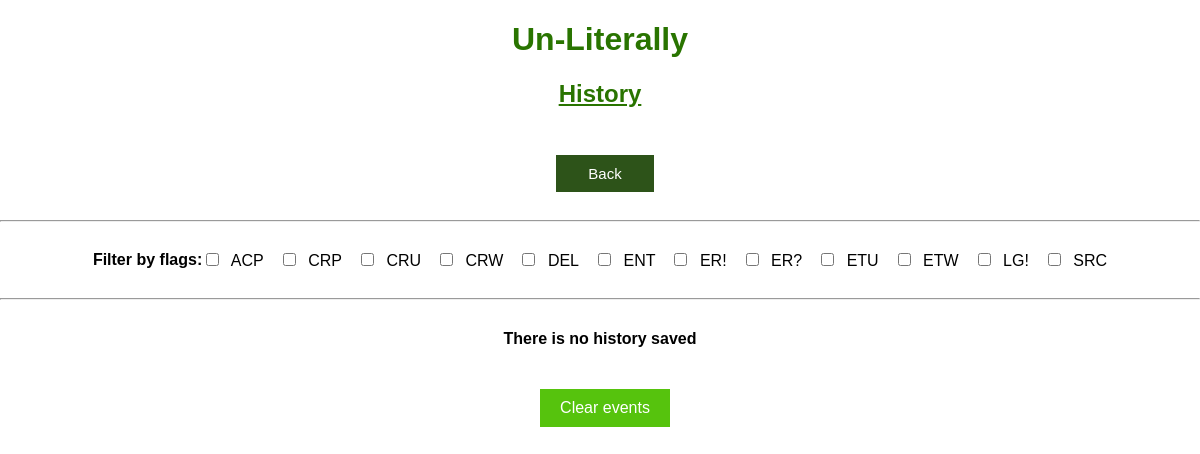
The app's page /history (signed in) with its own data.
### app.py (models this page shows)
class Flags(db.Model):
    id = db.Column(db.Integer, primary_key=True)
    name = db.Column(db.String(3), nullable=False)
    description = db.Column(db.String(5000), nullable=False)
    events = db.relationship('History', backref='flags')

### app.py (the view)
@app.route('/history', methods=['GET'])
@login_required
def history():
    if 1 == current_user.role_id:
            flags = Flags.query.order_by(Flags.name).all()
            print(flags)
            print(flags[0].name)
            print(flags[1])
            events = History.query.order_by(History.date.desc()).all()
            return render_template('history.html', events=events, flags=flags)
    else:
        title = 'permission to look into history'
        log_events(flag='ER!', title=f'No {title}', description=None)
        return render_template('error_page.html', message=f'You dont have {title}')

### app.py (called while the page is built)
@login_manager.user_loader
def load_user(user_id):
    return User.query.get(user_id)

### templates/history.html (shortened to what this page needs)
{% extends 'base.html' %}
{% block body %}
<div class="name">
    <h1 style="text-align: center; color: #297400; font-family: Arial; font-weight: bold;">Un-Literally</h1>
    <h2 style="text-align: center; color: #297400; text-decoration: underline; font-family: Arial; font-weight: bold;">History</h2>
</div>
<div>
    <div class="container_column">
        <button class="back_button" onclick="window.location='/menu'" style="margin-left: 10px;">Back</button>
    </div>
    <hr>
    <div class="container_row">
        <h4>Filter by flags:</h4>
        <div id="filter-checkboxes">
            {% for flag in flags %}
                <label class="filter-checkbox-label">
                    <input type="checkbox" class="filter-checkbox" data-flag="{{ flag.name }}"> {{ flag.name }}
                </label>
            {% endfor %}
        </div>
    </div>
    <hr>
    <div class="container_row">
        {% if events|length < 1 %}
            <h4 style="text-align: center;">There is no history saved</h4>
        {% endif %}
    </div>
</div>
<div class="container_column">
    <button class="accept_button" onclick="window.location='/delete/events'" style="margin-left: 10px;">Clear events</button>
</div>
{% endblock %}

### templates/base.html (shortened to what this page needs)
<!DOCTYPE html>
<html lang="en">
    <head>
        <link rel="stylesheet" href="{{ url_for('static', filename='css/main.css') }}">
    </head>
    <body>
        {% block body %}{% endblock %}
    </body>
</html>

### static/css/main.css (style rules this page uses)
body, html { margin: 0; font-family: sans-serif; background-color: #FFFFFF; }
.name { margin: 0 auto; width: 400px; }
.back_button { background-color: #2d5319; border: none; color: white; padding: 10px 32px; text-align: center; text-decoration: none; display: inline-block; font-size: 15px; margin: 7px 0px 0px 0px; cursor: pointer; }
.container_column { display: flex; flex-direction: column; align-items: center; padding: 20px; margin: auto; max-width: 1000px; width: 90%; box-sizing: border-box; }
.container_row { display: flex; justify-content: center; align-items: center; width: 100%; margin: auto; }
button { padding: 10px 20px; font-size: 16px; border: none; cursor: pointer; transition: background-color 0.3s; }
button, input[type="submit"] { padding: 15px 40px; font-size: 18px; border: none; cursor: pointer; transition: background-color 0.3s; }
.accept_button, .back_button_v2 { padding: 10px 20px; font-size: 16px; border: none; cursor: pointer; transition: background-color 0.3s; }
.accept_button { background-color: #56c30d; color: white; }

### templates/history.html (style rules this page uses)
#filter-checkboxes { display: flex; flex-wrap: wrap; gap: 15px; justify-content: flex-start; }
.filter-checkbox-label { cursor: pointer; position: relative; }
.filter-checkbox { margin-right: 8px; }

### records on screen
Flags: name "ACP"
Flags: name "CRP"
Flags: name "CRU"
Flags: name "CRW"
Flags: name "DEL"
Flags: name "ENT"
Flags: name "ER!"
Flags: name "ER?"
Flags: name "ETU"
Flags: name "ETW"
Flags: name "LG!"
Flags: name "SRC"
